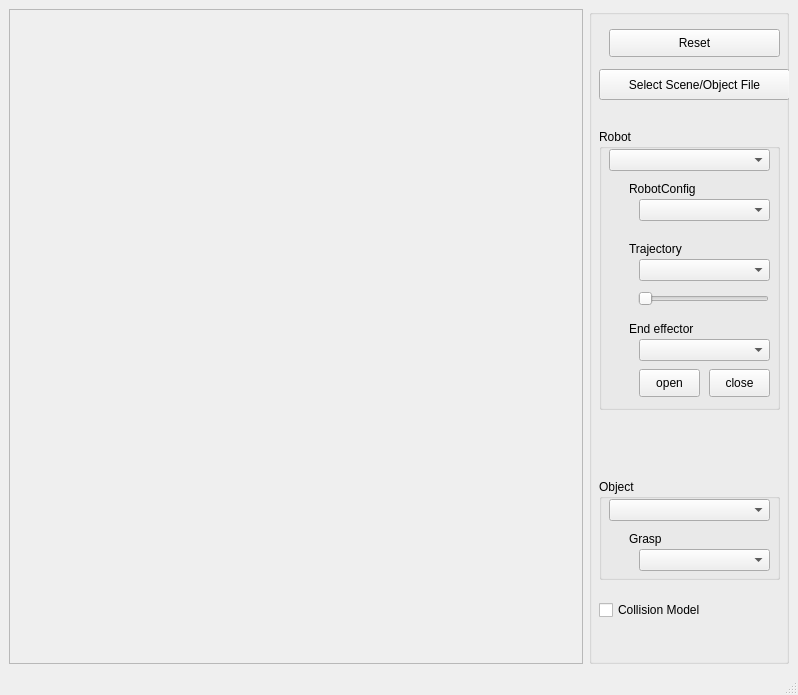
<?xml version="1.0" encoding="UTF-8"?>
<ui version="4.0">
 <class>MainWindowShowScene</class>
 <widget class="QMainWindow" name="MainWindowShowScene">
  <property name="geometry">
   <rect>
    <x>0</x>
    <y>0</y>
    <width>798</width>
    <height>695</height>
   </rect>
  </property>
  <property name="windowTitle">
   <string> VirtualRobot - ShowScene</string>
  </property>
  <widget class="QWidget" name="centralwidget">
   <layout class="QGridLayout" name="gridLayout">
    <item row="0" column="0">
     <widget class="QFrame" name="frameViewer">
      <property name="frameShape">
       <enum>QFrame::StyledPanel</enum>
      </property>
      <property name="frameShadow">
       <enum>QFrame::Raised</enum>
      </property>
     </widget>
    </item>
    <item row="0" column="1">
     <widget class="QGroupBox" name="groupBox">
      <property name="maximumSize">
       <size>
        <width>200</width>
        <height>16777215</height>
       </size>
      </property>
      <property name="title">
       <string/>
      </property>
      <widget class="QPushButton" name="pushButtonReset">
       <property name="geometry">
        <rect>
         <x>20</x>
         <y>20</y>
         <width>171</width>
         <height>28</height>
        </rect>
       </property>
       <property name="text">
        <string>Reset</string>
       </property>
      </widget>
      <widget class="QPushButton" name="pushButtonLoad">
       <property name="geometry">
        <rect>
         <x>10</x>
         <y>60</y>
         <width>191</width>
         <height>31</height>
        </rect>
       </property>
       <property name="text">
        <string>Select Scene/Object File</string>
       </property>
      </widget>
      <widget class="QGroupBox" name="groupBox_2">
       <property name="geometry">
        <rect>
         <x>10</x>
         <y>120</y>
         <width>181</width>
         <height>281</height>
        </rect>
       </property>
       <property name="title">
        <string>Robot</string>
       </property>
       <widget class="QComboBox" name="comboBoxRobot">
        <property name="geometry">
         <rect>
          <x>10</x>
          <y>20</y>
          <width>161</width>
          <height>22</height>
         </rect>
        </property>
       </widget>
       <widget class="QComboBox" name="comboBoxRobotConfig">
        <property name="geometry">
         <rect>
          <x>40</x>
          <y>70</y>
          <width>131</width>
          <height>22</height>
         </rect>
        </property>
       </widget>
       <widget class="QLabel" name="label_2">
        <property name="geometry">
         <rect>
          <x>30</x>
          <y>50</y>
          <width>91</width>
          <height>20</height>
         </rect>
        </property>
        <property name="text">
         <string>RobotConfig</string>
        </property>
       </widget>
       <widget class="QComboBox" name="comboBoxTrajectory">
        <property name="geometry">
         <rect>
          <x>40</x>
          <y>130</y>
          <width>131</width>
          <height>22</height>
         </rect>
        </property>
       </widget>
       <widget class="QLabel" name="label_3">
        <property name="geometry">
         <rect>
          <x>30</x>
          <y>110</y>
          <width>91</width>
          <height>20</height>
         </rect>
        </property>
        <property name="text">
         <string>Trajectory</string>
        </property>
       </widget>
       <widget class="QSlider" name="horizontalSlider">
        <property name="geometry">
         <rect>
          <x>39</x>
          <y>160</y>
          <width>131</width>
          <height>20</height>
         </rect>
        </property>
        <property name="maximum">
         <number>999</number>
        </property>
        <property name="orientation">
         <enum>Qt::Horizontal</enum>
        </property>
       </widget>
       <widget class="QLabel" name="label_4">
        <property name="geometry">
         <rect>
          <x>30</x>
          <y>190</y>
          <width>91</width>
          <height>20</height>
         </rect>
        </property>
        <property name="text">
         <string>End effector</string>
        </property>
       </widget>
       <widget class="QComboBox" name="comboBoxEEF">
        <property name="geometry">
         <rect>
          <x>40</x>
          <y>210</y>
          <width>131</width>
          <height>22</height>
         </rect>
        </property>
       </widget>
       <widget class="QPushButton" name="pushButtonEEFOpen">
        <property name="geometry">
         <rect>
          <x>40</x>
          <y>240</y>
          <width>61</width>
          <height>28</height>
         </rect>
        </property>
        <property name="text">
         <string>open</string>
        </property>
       </widget>
       <widget class="QPushButton" name="pushButtonEEFClose">
        <property name="geometry">
         <rect>
          <x>110</x>
          <y>240</y>
          <width>61</width>
          <height>28</height>
         </rect>
        </property>
        <property name="text">
         <string>close</string>
        </property>
       </widget>
      </widget>
      <widget class="QGroupBox" name="groupBox_3">
       <property name="geometry">
        <rect>
         <x>10</x>
         <y>470</y>
         <width>181</width>
         <height>101</height>
        </rect>
       </property>
       <property name="title">
        <string>Object</string>
       </property>
       <widget class="QComboBox" name="comboBoxObject">
        <property name="geometry">
         <rect>
          <x>10</x>
          <y>20</y>
          <width>161</width>
          <height>22</height>
         </rect>
        </property>
       </widget>
       <widget class="QComboBox" name="comboBoxGrasp">
        <property name="geometry">
         <rect>
          <x>40</x>
          <y>70</y>
          <width>131</width>
          <height>22</height>
         </rect>
        </property>
       </widget>
       <widget class="QLabel" name="label_5">
        <property name="geometry">
         <rect>
          <x>30</x>
          <y>50</y>
          <width>91</width>
          <height>20</height>
         </rect>
        </property>
        <property name="text">
         <string>Grasp</string>
        </property>
       </widget>
      </widget>
      <widget class="QCheckBox" name="checkBoxColModel">
       <property name="geometry">
        <rect>
         <x>10</x>
         <y>590</y>
         <width>181</width>
         <height>22</height>
        </rect>
       </property>
       <property name="text">
        <string>Collision Model</string>
       </property>
      </widget>
     </widget>
    </item>
   </layout>
  </widget>
  <widget class="QMenuBar" name="menubar">
   <property name="geometry">
    <rect>
     <x>0</x>
     <y>0</y>
     <width>798</width>
     <height>25</height>
    </rect>
   </property>
  </widget>
  <widget class="QStatusBar" name="statusbar"/>
 </widget>
 <resources/>
 <connections/>
</ui>
